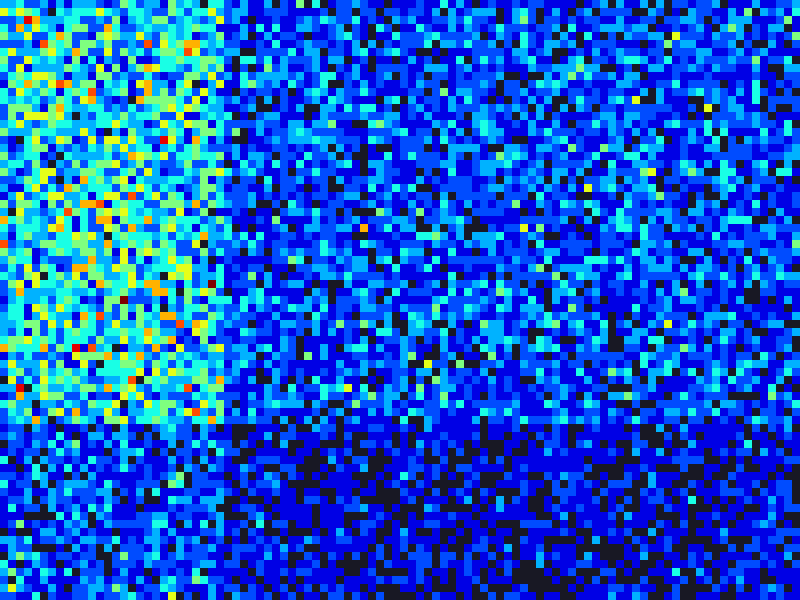

Write the Python code that produced this figure.
#!/usr/bin/env python3
"""Visualise LFSR food-coordinate coverage on the snake grid.

Reads coords.txt (lines like "( 13,  47)") and produces:
  * coverage statistics (how many of the grid cells were ever hit),
  * a PNG heat-map where each cell is coloured by how often it was landed on
    (dark = never hit, blue -> red = increasing hit count),
  * optionally an ASCII heat-map in the terminal (--ascii).
This makes it easy to eyeball both the coverage and the randomness of the LFSR.

The PNG is written with the standard library only (no matplotlib needed).
"""

import argparse
import re
import struct
import sys
import zlib

COORD_RE = re.compile(r"\(\s*(\d+)\s*,\s*(\d+)\s*\)")

# density ramp: '.' = never hit, then 1..9 hits, '#' = 10+ hits
def cell_char(count):
    if count == 0:
        return '.'
    if count >= 10:
        return '#'
    return str(count)


def jet(t):
    """Map t in [0,1] to a blue->cyan->green->yellow->red (r,g,b) colour."""
    clamp = lambda v: 0.0 if v < 0.0 else 1.0 if v > 1.0 else v
    r = clamp(min(4 * t - 1.5, -4 * t + 4.5))
    g = clamp(min(4 * t - 0.5, -4 * t + 3.5))
    b = clamp(min(4 * t + 0.5, -4 * t + 2.5))
    return int(r * 255), int(g * 255), int(b * 255)


def write_png(path, width, height, rows):
    """Write an 8-bit RGB PNG. `rows` is a list of bytearrays of len width*3."""
    def chunk(tag, data):
        body = tag + data
        return (struct.pack(">I", len(data)) + body +
                struct.pack(">I", zlib.crc32(body) & 0xffffffff))

    raw = bytearray()
    for row in rows:
        raw.append(0)          # filter type 0 (none) for this scanline
        raw.extend(row)

    with open(path, "wb") as fh:
        fh.write(b"\x89PNG\r\n\x1a\n")
        fh.write(chunk(b"IHDR", struct.pack(">IIBBBBB", width, height, 8, 2, 0, 0, 0)))
        fh.write(chunk(b"IDAT", zlib.compress(bytes(raw), 9)))
        fh.write(chunk(b"IEND", b""))


def render_png(path, grid, gx, gy, cmax, cell):
    """Render the count grid to a heat-map PNG, `cell` pixels per grid cell."""
    bg = (24, 24, 36)          # colour for never-hit cells
    width, height = gx * cell, gy * cell

    # build one pixel row per grid row, then repeat it `cell` times vertically
    rows = []
    for y in range(gy):
        line = bytearray()
        for x in range(gx):
            c = grid[y][x]
            r, g, b = bg if c == 0 else jet(c / cmax)
            line += bytes((r, g, b)) * cell
        for _ in range(cell):
            rows.append(line)
    write_png(path, width, height, rows)


HIT_RGB = (52, 211, 153)       # green   = cell was hit at least once
MISS_RGB = (15, 23, 42)        # dark    = cell never hit


def render_binary_png(path, grid, gx, gy, cell):
    """Render a 2-colour hit / no-hit screen map, `cell` pixels per grid cell."""
    width, height = gx * cell, gy * cell
    rows = []
    for y in range(gy):
        line = bytearray()
        for x in range(gx):
            r, g, b = HIT_RGB if grid[y][x] else MISS_RGB
            line += bytes((r, g, b)) * cell
        for _ in range(cell):
            rows.append(line)
    write_png(path, width, height, rows)


def read_coords(path):
    points = []
    with open(path) as fh:
        for line in fh:
            m = COORD_RE.search(line)
            if m:
                points.append((int(m.group(1)), int(m.group(2))))
    return points


def main():
    ap = argparse.ArgumentParser(description=__doc__)
    ap.add_argument("file", nargs="?", default="coords.txt",
                    help="coordinate file to read (default: coords.txt)")
    ap.add_argument("-x", "--grid-x", type=int, default=100,
                    help="grid width  / GRID_X (default: 100)")
    ap.add_argument("-y", "--grid-y", type=int, default=75,
                    help="grid height / GRID_Y (default: 75)")
    ap.add_argument("-o", "--png", default="coverage.png",
                    help="output PNG path (default: coverage.png)")
    ap.add_argument("-c", "--cell", type=int, default=8,
                    help="pixels per grid cell in the PNG (default: 8)")
    ap.add_argument("--binary", action="store_true",
                    help="2-colour screen map (green = hit, dark = never hit) "
                         "instead of the frequency heat-map")
    ap.add_argument("--ascii", action="store_true",
                    help="also print the ASCII heat-map to the terminal")
    args = ap.parse_args()

    points = read_coords(args.file)
    if not points:
        sys.exit(f"No coordinates found in {args.file!r}")

    gx, gy = args.grid_x, args.grid_y
    grid = [[0] * gx for _ in range(gy)]

    out_of_range = 0
    for x, y in points:
        if 0 <= x < gx and 0 <= y < gy:
            grid[y][x] += 1
        else:
            out_of_range += 1

    total_cells = gx * gy
    hit_cells = sum(1 for row in grid for c in row if c)
    counts = [c for row in grid for c in row if c]
    xs = [x for x, _ in points]
    ys = [y for _, y in points]

    # --- statistics -------------------------------------------------------
    print(f"file            : {args.file}")
    print(f"grid            : {gx} x {gy}  ({total_cells} cells)")
    print(f"points read     : {len(points)}")
    if out_of_range:
        print(f"out of range    : {out_of_range}")
    print(f"cells hit       : {hit_cells}  ({100.0 * hit_cells / total_cells:.1f}% coverage)")
    print(f"hits per cell   : min {min(counts)}  max {max(counts)}  "
          f"mean {len(points) / hit_cells:.2f}")
    print(f"x range used    : {min(xs)}..{max(xs)}  ({len(set(xs))} distinct values)")
    print(f"y range used    : {min(ys)}..{max(ys)}  ({len(set(ys))} distinct values)")

    # rough uniformity check over the cells that were actually reachable
    expected = len(points) / hit_cells
    chi2 = sum((c - expected) ** 2 / expected for c in counts)
    print(f"chi-square      : {chi2:.1f}  (dof {hit_cells - 1}, "
          f"closer to dof = more uniform)")

    # --- PNG output -------------------------------------------------------
    if args.binary:
        render_binary_png(args.png, grid, gx, gy, args.cell)
        legend = "green = hit, dark = never hit"
    else:
        render_png(args.png, grid, gx, gy, max(counts), args.cell)
        legend = f"dark = never hit, blue->red = 1..{max(counts)} hits"
    print(f"png written     : {args.png}  "
          f"({gx * args.cell} x {gy * args.cell} px, {legend})")

    # --- ASCII heat-map (optional) ----------------------------------------
    if args.ascii:
        print()
        print("legend: '.' = never   1-9 = hit count   '#' = 10+")
        print("(origin top-left: column = x 0..{}, row = y 0..{})".format(gx - 1, gy - 1))
        print('   +' + '-' * gx + '+')
        for y in range(gy):
            row = ''.join(cell_char(grid[y][x]) for x in range(gx))
            print(f'{y:3d}|{row}|')
        print('   +' + '-' * gx + '+')


if __name__ == "__main__":
    main()
